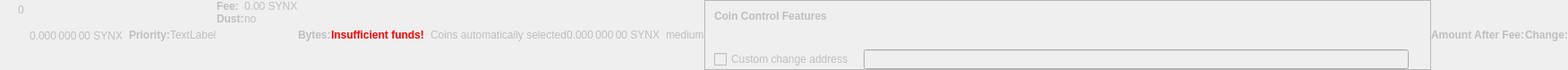
    <widget class="QWidget" name="dummyHideWidget" native="true">
     <property name="enabled">
      <bool>false</bool>
     </property>
     <property name="maximumSize">
      <size>
       <width>100</width>
       <height>22</height>
      </size>
     </property>
     <layout class="QHBoxLayout" name="dummyHideLayout">
      <property name="spacing">
       <number>0</number>
      </property>
      <property name="leftMargin">
       <number>0</number>
      </property>
      <property name="topMargin">
       <number>0</number>
      </property>
      <property name="rightMargin">
       <number>0</number>
      </property>
      <property name="bottomMargin">
       <number>0</number>
      </property>
      <item>
       <layout class="QFormLayout" name="formLayoutCoinControl1">
        <property name="horizontalSpacing">
         <number>10</number>
        </property>
        <property name="verticalSpacing">
         <number>14</number>
        </property>
        <property name="leftMargin">
         <number>10</number>
        </property>
        <property name="topMargin">
         <number>4</number>
        </property>
        <property name="rightMargin">
         <number>6</number>
        </property>
        <item row="0" column="1">
         <widget class="QLabel" name="labelCoinControlBytes">
          <property name="cursor">
           <cursorShape>IBeamCursor</cursorShape>
          </property>
          <property name="contextMenuPolicy">
           <enum>Qt::ActionsContextMenu</enum>
          </property>
          <property name="text">
           <string notr="true">0</string>
          </property>
          <property name="textInteractionFlags">
           <set>Qt::LinksAccessibleByMouse|Qt::TextSelectableByKeyboard|Qt::TextSelectableByMouse</set>
          </property>
         </widget>
        </item>
       </layout>
      </item>
      <item>
       <widget class="QLabel" name="labelCoinControlAfterFee">
        <property name="enabled">
         <bool>false</bool>
        </property>
        <property name="sizePolicy">
         <sizepolicy hsizetype="Fixed" vsizetype="Fixed">
          <horstretch>0</horstretch>
          <verstretch>0</verstretch>
         </sizepolicy>
        </property>
        <property name="minimumSize">
         <size>
          <width>111</width>
          <height>12</height>
         </size>
        </property>
        <property name="maximumSize">
         <size>
          <width>111</width>
          <height>12</height>
         </size>
        </property>
        <property name="cursor">
         <cursorShape>IBeamCursor</cursorShape>
        </property>
        <property name="contextMenuPolicy">
         <enum>Qt::ActionsContextMenu</enum>
        </property>
        <property name="text">
         <string notr="true">0.000 000 00 SYNX</string>
        </property>
        <property name="textInteractionFlags">
         <set>Qt::LinksAccessibleByMouse|Qt::TextSelectableByKeyboard|Qt::TextSelectableByMouse</set>
        </property>
       </widget>
      </item>
      <item>
       <widget class="QLabel" name="labelCoinControlPriorityText">
        <property name="enabled">
         <bool>false</bool>
        </property>
        <property name="font">
         <font>
          <weight>75</weight>
          <bold>true</bold>
         </font>
        </property>
        <property name="text">
         <string>Priority:</string>
        </property>
       </widget>
      </item>
      <item>
       <layout class="QHBoxLayout" name="horizontalLayout">
        <item>
         <widget class="QLabel" name="WarningLabel">
          <property name="text">
           <string>TextLabel</string>
          </property>
         </widget>
        </item>
       </layout>
      </item>
      <item>
       <layout class="QFormLayout" name="formLayoutCoinControl3">
        <property name="horizontalSpacing">
         <number>0</number>
        </property>
        <property name="verticalSpacing">
         <number>0</number>
        </property>
        <property name="leftMargin">
         <number>0</number>
        </property>
        <property name="topMargin">
         <number>0</number>
        </property>
        <property name="rightMargin">
         <number>0</number>
        </property>
        <item row="0" column="0">
         <widget class="QLabel" name="labelCoinControlFeeText">
          <property name="enabled">
           <bool>false</bool>
          </property>
          <property name="font">
           <font>
            <weight>75</weight>
            <bold>true</bold>
           </font>
          </property>
          <property name="text">
           <string>Fee:</string>
          </property>
          <property name="margin">
           <number>0</number>
          </property>
         </widget>
        </item>
        <item row="0" column="1">
         <widget class="QLabel" name="labelCoinControlFee">
          <property name="enabled">
           <bool>false</bool>
          </property>
          <property name="cursor">
           <cursorShape>IBeamCursor</cursorShape>
          </property>
          <property name="contextMenuPolicy">
           <enum>Qt::ActionsContextMenu</enum>
          </property>
          <property name="text">
           <string notr="true">0.00 SYNX</string>
          </property>
          <property name="textInteractionFlags">
           <set>Qt::LinksAccessibleByMouse|Qt::TextSelectableByKeyboard|Qt::TextSelectableByMouse</set>
          </property>
         </widget>
        </item>
        <item row="1" column="0">
         <widget class="QLabel" name="labelCoinControlLowOutputText">
          <property name="enabled">
           <bool>false</bool>
          </property>
          <property name="font">
           <font>
            <weight>75</weight>
            <bold>true</bold>
           </font>
          </property>
          <property name="text">
           <string>Dust:</string>
          </property>
         </widget>
        </item>
        <item row="1" column="1">
         <widget class="QLabel" name="labelCoinControlLowOutput">
          <property name="enabled">
           <bool>false</bool>
          </property>
          <property name="cursor">
           <cursorShape>IBeamCursor</cursorShape>
          </property>
          <property name="contextMenuPolicy">
           <enum>Qt::ActionsContextMenu</enum>
          </property>
          <property name="text">
           <string>no</string>
          </property>
          <property name="textInteractionFlags">
           <set>Qt::LinksAccessibleByMouse|Qt::TextSelectableByKeyboard|Qt::TextSelectableByMouse</set>
          </property>
         </widget>
        </item>
       </layout>
      </item>
      <item>
       <widget class="QLabel" name="labelCoinControlBytesText">
        <property name="enabled">
         <bool>false</bool>
        </property>
        <property name="font">
         <font>
          <weight>75</weight>
          <bold>true</bold>
         </font>
        </property>
        <property name="text">
         <string>Bytes:</string>
        </property>
       </widget>
      </item>
      <item>
       <layout class="QFormLayout" name="formLayoutCoinControl2">
        <property name="horizontalSpacing">
         <number>0</number>
        </property>
        <property name="verticalSpacing">
         <number>0</number>
        </property>
        <property name="leftMargin">
         <number>0</number>
        </property>
        <property name="topMargin">
         <number>0</number>
        </property>
        <property name="rightMargin">
         <number>0</number>
        </property>
       </layout>
      </item>
      <item>
       <layout class="QHBoxLayout" name="horizontalLayoutCoinControl2">
        <property name="spacing">
         <number>0</number>
        </property>
        <property name="bottomMargin">
         <number>0</number>
        </property>
       </layout>
      </item>
      <item>
       <widget class="QLabel" name="labelCoinControlInsuffFunds">
        <property name="enabled">
         <bool>false</bool>
        </property>
        <property name="minimumSize">
         <size>
          <width>0</width>
          <height>0</height>
         </size>
        </property>
        <property name="font">
         <font>
          <weight>75</weight>
          <bold>true</bold>
         </font>
        </property>
        <property name="styleSheet">
         <string notr="true">color:red;font-weight:bold;</string>
        </property>
        <property name="text">
         <string>Insufficient funds!</string>
        </property>
        <property name="margin">
         <number>5</number>
        </property>
       </widget>
      </item>
      <item>
       <layout class="QFormLayout" name="formLayoutCoinControl4">
        <property name="horizontalSpacing">
         <number>0</number>
        </property>
        <property name="verticalSpacing">
         <number>0</number>
        </property>
        <property name="leftMargin">
         <number>0</number>
        </property>
        <property name="topMargin">
         <number>0</number>
        </property>
        <property name="rightMargin">
         <number>0</number>
        </property>
       </layout>
      </item>
      <item>
       <widget class="QLabel" name="labelCoinControlChangeLabel">
        <property name="enabled">
         <bool>false</bool>
        </property>
        <property name="sizePolicy">
         <sizepolicy hsizetype="Preferred" vsizetype="Expanding">
          <horstretch>0</horstretch>
          <verstretch>0</verstretch>
         </sizepolicy>
        </property>
        <property name="minimumSize">
         <size>
          <width>0</width>
          <height>0</height>
         </size>
        </property>
        <property name="text">
         <string/>
        </property>
        <property name="margin">
         <number>3</number>
        </property>
       </widget>
      </item>
      <item>
       <widget class="QLabel" name="labelCoinControlAutomaticallySelected">
        <property name="enabled">
         <bool>false</bool>
        </property>
        <property name="sizePolicy">
         <sizepolicy hsizetype="Fixed" vsizetype="Fixed">
          <horstretch>0</horstretch>
          <verstretch>0</verstretch>
         </sizepolicy>
        </property>
        <property name="minimumSize">
         <size>
          <width>0</width>
          <height>0</height>
         </size>
        </property>
        <property name="maximumSize">
         <size>
          <width>240</width>
          <height>16777215</height>
         </size>
        </property>
        <property name="text">
         <string>Coins automatically selected</string>
        </property>
        <property name="margin">
         <number>5</number>
        </property>
       </widget>
      </item>
      <item>
       <widget class="QLabel" name="labelCoinControlChange">
        <property name="enabled">
         <bool>false</bool>
        </property>
        <property name="sizePolicy">
         <sizepolicy hsizetype="Fixed" vsizetype="Fixed">
          <horstretch>0</horstretch>
          <verstretch>0</verstretch>
         </sizepolicy>
        </property>
        <property name="minimumSize">
         <size>
          <width>111</width>
          <height>0</height>
         </size>
        </property>
        <property name="maximumSize">
         <size>
          <width>111</width>
          <height>16777215</height>
         </size>
        </property>
        <property name="cursor">
         <cursorShape>IBeamCursor</cursorShape>
        </property>
        <property name="contextMenuPolicy">
         <enum>Qt::ActionsContextMenu</enum>
        </property>
        <property name="text">
         <string notr="true">0.000 000 00 SYNX</string>
        </property>
        <property name="textInteractionFlags">
         <set>Qt::LinksAccessibleByMouse|Qt::TextSelectableByKeyboard|Qt::TextSelectableByMouse</set>
        </property>
       </widget>
      </item>
      <item>
       <widget class="QLabel" name="labelCoinControlPriority">
        <property name="enabled">
         <bool>false</bool>
        </property>
        <property name="cursor">
         <cursorShape>IBeamCursor</cursorShape>
        </property>
        <property name="contextMenuPolicy">
         <enum>Qt::ActionsContextMenu</enum>
        </property>
        <property name="text">
         <string>medium</string>
        </property>
        <property name="textInteractionFlags">
         <set>Qt::LinksAccessibleByMouse|Qt::TextSelectableByKeyboard|Qt::TextSelectableByMouse</set>
        </property>
       </widget>
      </item>
      <item>
       <widget class="QFrame" name="frameCoinControl">
        <property name="sizePolicy">
         <sizepolicy hsizetype="Expanding" vsizetype="Expanding">
          <horstretch>0</horstretch>
          <verstretch>0</verstretch>
         </sizepolicy>
        </property>
        <property name="maximumSize">
         <size>
          <width>16777215</width>
          <height>16777215</height>
         </size>
        </property>
        <property name="frameShape">
         <enum>QFrame::StyledPanel</enum>
        </property>
        <property name="frameShadow">
         <enum>QFrame::Sunken</enum>
        </property>
        <layout class="QVBoxLayout" name="verticalLayoutCoinControl2_2">
         <property name="spacing">
          <number>0</number>
         </property>
         <property name="leftMargin">
          <number>0</number>
         </property>
         <property name="topMargin">
          <number>0</number>
         </property>
         <property name="rightMargin">
          <number>0</number>
         </property>
         <property name="bottomMargin">
          <number>0</number>
         </property>
         <item>
          <layout class="QVBoxLayout" name="verticalLayoutCoinControl" stretch="0,0,0,1">
           <property name="spacing">
            <number>0</number>
           </property>
           <property name="leftMargin">
            <number>10</number>
           </property>
           <property name="topMargin">
            <number>10</number>
           </property>
           <item>
            <layout class="QHBoxLayout" name="horizontalLayoutCoinControl1">
             <property name="bottomMargin">
              <number>15</number>
             </property>
             <item>
              <widget class="QLabel" name="labelCoinControlFeatures">
               <property name="enabled">
                <bool>false</bool>
               </property>
               <property name="sizePolicy">
                <sizepolicy hsizetype="Preferred" vsizetype="Maximum">
                 <horstretch>0</horstretch>
                 <verstretch>0</verstretch>
                </sizepolicy>
               </property>
               <property name="font">
                <font>
                 <weight>75</weight>
                 <bold>true</bold>
                </font>
               </property>
               <property name="styleSheet">
                <string notr="true">font-weight:bold;</string>
               </property>
               <property name="text">
                <string>Coin Control Features</string>
               </property>
              </widget>
             </item>
            </layout>
           </item>
           <item>
            <widget class="QWidget" name="widgetCoinControl" native="true">
             <property name="sizePolicy">
              <sizepolicy hsizetype="Preferred" vsizetype="Preferred">
               <horstretch>0</horstretch>
               <verstretch>0</verstretch>
              </sizepolicy>
             </property>
             <property name="minimumSize">
              <size>
               <width>0</width>
               <height>0</height>
              </size>
             </property>
             <property name="styleSheet">
              <string notr="true"/>
             </property>
             <layout class="QHBoxLayout" name="horizontalLayoutCoinControl5_2">
              <property name="leftMargin">
               <number>0</number>
              </property>
              <property name="topMargin">
               <number>0</number>
              </property>
              <property name="rightMargin">
               <number>0</number>
              </property>
              <property name="bottomMargin">
               <number>0</number>
              </property>
              <item>
               <layout class="QHBoxLayout" name="horizontalLayoutCoinControl3">
                <property name="spacing">
                 <number>20</number>
                </property>
                <property name="topMargin">
                 <number>0</number>
                </property>
                <property name="bottomMargin">
                 <number>10</number>
                </property>
               </layout>
              </item>
             </layout>
            </widget>
           </item>
           <item>
            <layout class="QHBoxLayout" name="horizontalLayoutCoinControl4" stretch="0,0,0">
             <property name="spacing">
              <number>12</number>
             </property>
             <property name="sizeConstraint">
              <enum>QLayout::SetDefaultConstraint</enum>
             </property>
             <property name="topMargin">
              <number>5</number>
             </property>
             <property name="rightMargin">
              <number>5</number>
             </property>
             <item>
              <widget class="QCheckBox" name="checkBoxCoinControlChange">
               <property name="enabled">
                <bool>false</bool>
               </property>
               <property name="toolTip">
                <string>If this is activated, but the change address is empty or invalid, change will be sent to a newly generated address.</string>
               </property>
               <property name="text">
                <string>Custom change address</string>
               </property>
              </widget>
             </item>
             <item>
              <widget class="QValidatedLineEdit" name="lineEditCoinControlChange">
               <property name="enabled">
                <bool>false</bool>
               </property>
               <property name="sizePolicy">
                <sizepolicy hsizetype="Expanding" vsizetype="Fixed">
                 <horstretch>0</horstretch>
                 <verstretch>0</verstretch>
                </sizepolicy>
               </property>
              </widget>
             </item>
             <item>
              <widget class="QLabel" name="labelCoinControlChangeLabel_2">
               <property name="sizePolicy">
                <sizepolicy hsizetype="Preferred" vsizetype="Expanding">
                 <horstretch>0</horstretch>
                 <verstretch>0</verstretch>
                </sizepolicy>
               </property>
               <property name="minimumSize">
                <size>
                 <width>0</width>
                 <height>0</height>
                </size>
               </property>
               <property name="text">
                <string/>
               </property>
               <property name="margin">
                <number>3</number>
               </property>
              </widget>
             </item>
            </layout>
           </item>
           <item>
            <spacer name="verticalSpacerCoinControl">
             <property name="orientation">
              <enum>Qt::Vertical</enum>
             </property>
             <property name="sizeHint" stdset="0">
              <size>
               <width>800</width>
               <height>1</height>
              </size>
             </property>
            </spacer>
           </item>
          </layout>
         </item>
        </layout>
       </widget>
      </item>
      <item>
       <widget class="QLabel" name="labelCoinControlAfterFeeText">
        <property name="enabled">
         <bool>false</bool>
        </property>
        <property name="minimumSize">
         <size>
          <width>0</width>
          <height>0</height>
         </size>
        </property>
        <property name="maximumSize">
         <size>
          <width>16777215</width>
          <height>16777215</height>
         </size>
        </property>
        <property name="font">
         <font>
          <weight>75</weight>
          <bold>true</bold>
         </font>
        </property>
        <property name="text">
         <string>Amount After Fee:</string>
        </property>
        <property name="alignment">
         <set>Qt::AlignLeading|Qt::AlignLeft|Qt::AlignVCenter</set>
        </property>
        <property name="margin">
         <number>0</number>
        </property>
       </widget>
      </item>
      <item>
       <widget class="QLabel" name="labelCoinControlChangeText">
        <property name="enabled">
         <bool>false</bool>
        </property>
        <property name="sizePolicy">
         <sizepolicy hsizetype="Preferred" vsizetype="Preferred">
          <horstretch>0</horstretch>
          <verstretch>0</verstretch>
         </sizepolicy>
        </property>
        <property name="minimumSize">
         <size>
          <width>0</width>
          <height>0</height>
         </size>
        </property>
        <property name="maximumSize">
         <size>
          <width>16777215</width>
          <height>16777215</height>
         </size>
        </property>
        <property name="font">
         <font>
          <weight>75</weight>
          <bold>true</bold>
         </font>
        </property>
        <property name="text">
         <string>Change:</string>
        </property>
        <property name="alignment">
         <set>Qt::AlignLeading|Qt::AlignLeft|Qt::AlignVCenter</set>
        </property>
       </widget>
      </item>
     </layout>
    </widget>
